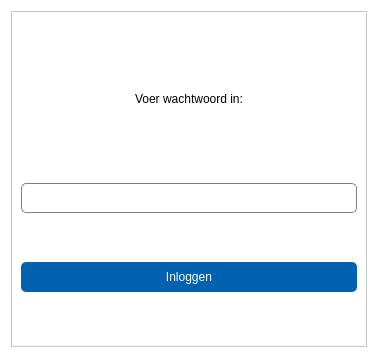
<?xml version="1.0" encoding="UTF-8"?>
<ui version="4.0">
 <class>Dialog</class>
 <widget class="QDialog" name="Dialog">
  <property name="geometry">
   <rect>
    <x>0</x>
    <y>0</y>
    <width>378</width>
    <height>358</height>
   </rect>
  </property>
  <property name="windowTitle">
   <string>Dialog</string>
  </property>
  <property name="styleSheet">
   <string notr="true">background-color: rgb(255, 255, 255);</string>
  </property>
  <layout class="QVBoxLayout" name="verticalLayout">
   <item>
    <widget class="QFrame" name="frame">
     <property name="styleSheet">
      <string notr="true">QLabel{

	font: 87 10pt &quot;Roboto Black&quot;;

color:black;
}

QLineEdit {
    border-radius: 5px;
    border: 1px solid gray;
    padding-left: 5px;
    selection-color: #fff;
    selection-background-color: #1159A8;
    font-family: Calibri;
color:black

}

QLineEdit:hover {
    border: 2px solid gray;
}

QLineEdit:focus {
    border: 2px solid gray;
    background-color: #FAFAFC;
}
QPushButton {	
	background-position: left center;
    background-repeat: no-repeat;
	border: none;
	background-color: #0061B0;
	padding: 8px;
	color:#fff;
border-radius:5px;
}
QPushButton:hover {
	background-color: #0061B0;
}
QPushButton:pressed {	
	background-color: #007ACC;
	color: rgb(255, 255, 255);
}</string>
     </property>
     <property name="frameShape">
      <enum>QFrame::StyledPanel</enum>
     </property>
     <property name="frameShadow">
      <enum>QFrame::Raised</enum>
     </property>
     <layout class="QGridLayout" name="gridLayout">
      <item row="0" column="0">
       <widget class="QLabel" name="label">
        <property name="maximumSize">
         <size>
          <width>16777215</width>
          <height>70</height>
         </size>
        </property>
        <property name="text">
         <string>Voer wachtwoord in:</string>
        </property>
        <property name="alignment">
         <set>Qt::AlignCenter</set>
        </property>
       </widget>
      </item>
      <item row="1" column="0">
       <widget class="QLineEdit" name="entry_wachtwoord">
        <property name="minimumSize">
         <size>
          <width>0</width>
          <height>30</height>
         </size>
        </property>
        <property name="echoMode">
         <enum>QLineEdit::Password</enum>
        </property>
       </widget>
      </item>
      <item row="2" column="0">
       <widget class="QPushButton" name="btn_inloggen">
        <property name="minimumSize">
         <size>
          <width>0</width>
          <height>30</height>
         </size>
        </property>
        <property name="text">
         <string>Inloggen</string>
        </property>
       </widget>
      </item>
     </layout>
    </widget>
   </item>
  </layout>
 </widget>
 <resources/>
 <connections/>
</ui>
